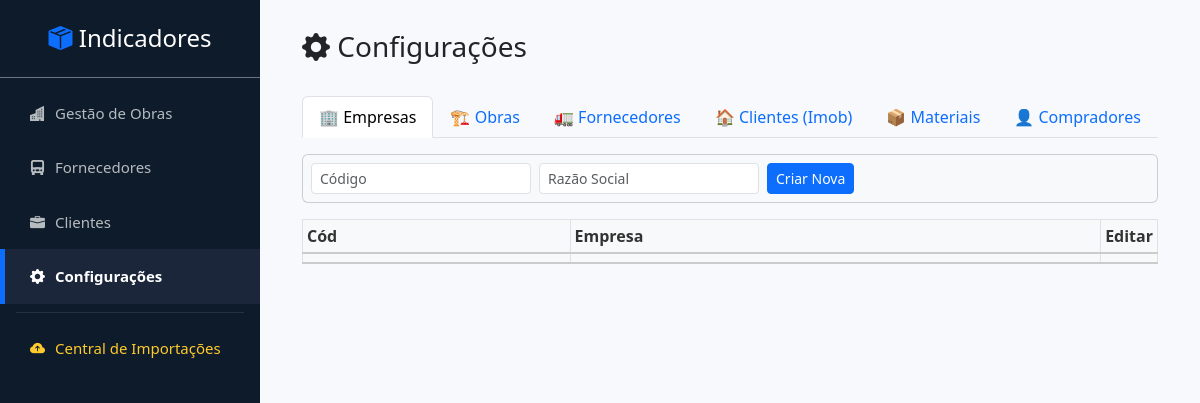
The page /index.php?page=configuracoes on the database as committed earlier.
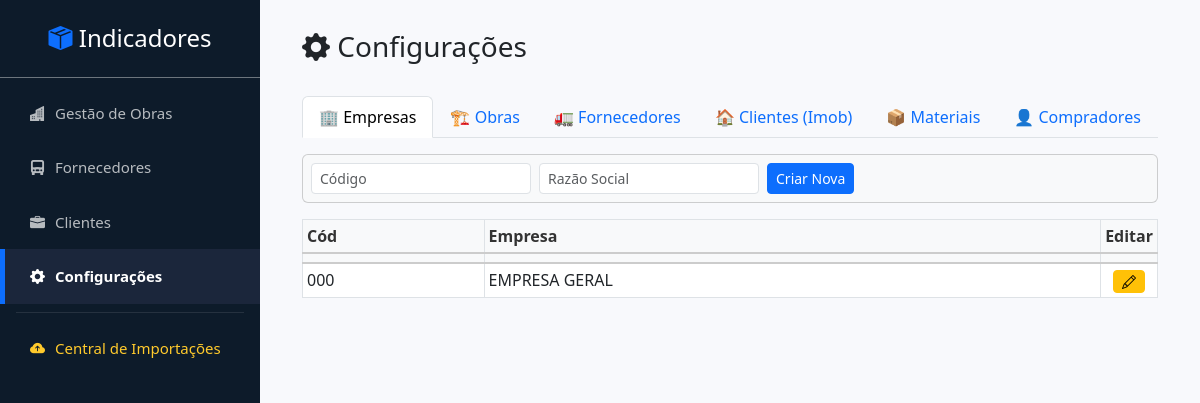
The same page on the database as committed later.
### tables this page shows
CREATE TABLE `empresas` (
  `id` int(11) NOT NULL,
  `nome` varchar(100) NOT NULL,
  `codigo` varchar(50) DEFAULT NULL
);

### pages/configuracoes.php (the view, shortened to what this page needs)
<?php
$empresas = $pdo->query("SELECT * FROM empresas ORDER BY nome")->fetchAll();
?>
<link rel="stylesheet" href="https://cdn.datatables.net/1.13.4/css/dataTables.bootstrap5.min.css">
<link rel="stylesheet" href="https://cdn.datatables.net/buttons/2.3.6/css/buttons.bootstrap5.min.css">
<div class="container-fluid">
    <div class="d-flex justify-content-between align-items-center mb-4">
        <h3 class="text-dark"><i class="bi bi-gear-fill"></i> Configurações</h3>
    </div>
    <ul class="nav nav-tabs mb-3" id="configTabs" role="tablist">
        <li class="nav-item"><button class="nav-link active" data-bs-toggle="tab" data-bs-target="#tab-empresas">🏢 Empresas</button></li>
        <li class="nav-item"><button class="nav-link" data-bs-toggle="tab" data-bs-target="#tab-obras">🏗️ Obras</button></li>
        <li class="nav-item"><button class="nav-link" data-bs-toggle="tab" data-bs-target="#tab-fornecedores">🚛 Fornecedores</button></li>
        <li class="nav-item"><button class="nav-link" data-bs-toggle="tab" data-bs-target="#tab-clientes">🏠 Clientes (Imob)</button></li> <li class="nav-item"><button class="nav-link" data-bs-toggle="tab" data-bs-target="#tab-materiais">📦 Materiais</button></li>
        <li class="nav-item"><button class="nav-link" data-bs-toggle="tab" data-bs-target="#tab-compradores">👤 Compradores</button></li>
    </ul>
    <div class="tab-content">
        <div class="tab-pane fade show active" id="tab-empresas">
            <div class="card mb-3 p-2 bg-light">
                <form method="POST" class="row g-2 align-items-center">
                    <div class="col-auto"><input type="text" name="codigo" class="form-control form-control-sm" placeholder="Código"></div>
                    <div class="col-auto"><input type="text" name="nome" class="form-control form-control-sm" placeholder="Razão Social" required></div>
                    <div class="col-auto"><button class="btn btn-primary btn-sm">Criar Nova</button></div>
                </form>
            </div>
            <table class="table table-bordered table-hover table-sm tabela-excel" style="width:100%">
                <thead><tr><th>Cód</th><th>Empresa</th><th width="50">Editar</th></tr><tr class="filters-row"><th></th><th></th><th></th></tr></thead>
                <tbody>
                    <?php foreach($empresas as $e): ?>
                    <tr>
                        <td><?php echo $e['codigo']; ?></td>
                        <td><?php echo $e['nome']; ?></td>
                        <td class="text-center">
                            <button class="btn btn-warning btn-sm py-0 btn-editar"
                                data-id="<?php echo $e['id']; ?>"
                                data-nome="<?php echo $e['nome']; ?>"
                                data-codigo="<?php echo $e['codigo']; ?>"
                                data-tipo="empresas"><i class="bi bi-pencil"></i></button>
                        </td>
                    </tr>
                    <?php endforeach; ?>
                </tbody>
            </table>
        </div>
    </div>
</div>

Rows that differ between the two databases and show on the page:
added empresas: codigo "000", nome "EMPRESA GERAL"
